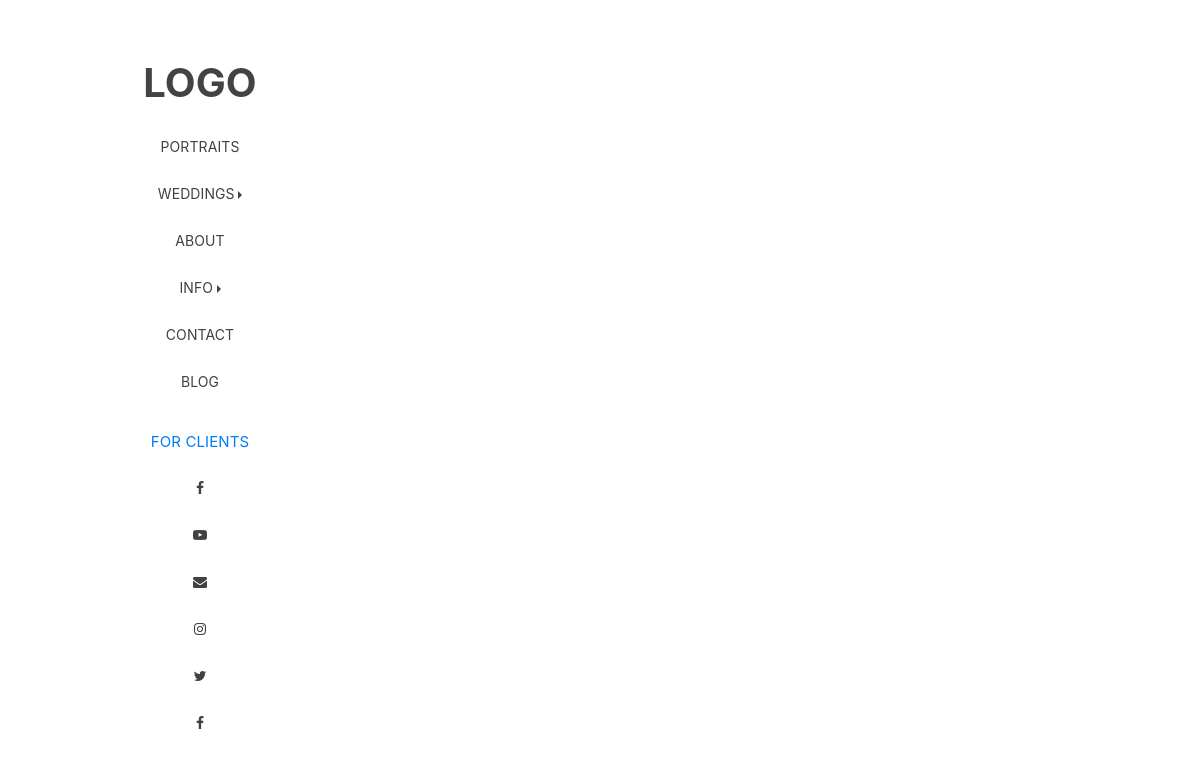
The page /wedding-photograpy/engagements/ on the database as committed earlier.
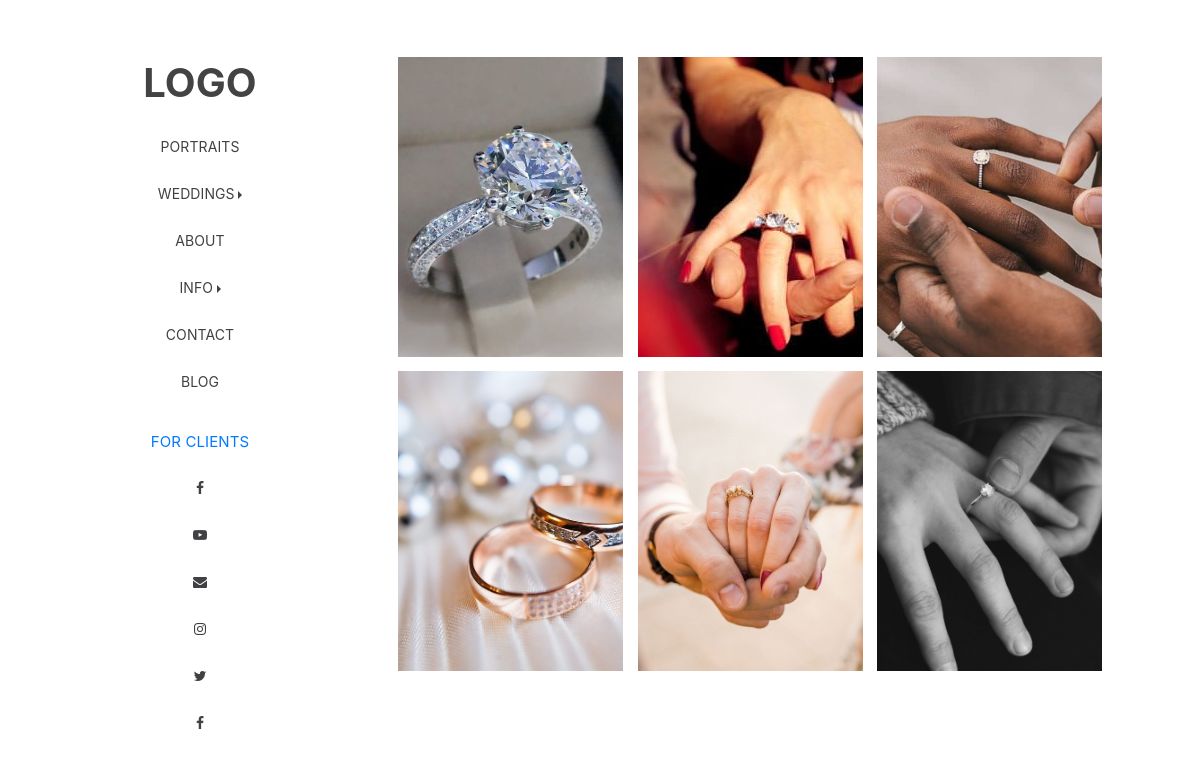
The same page on the database as committed later.
### Wedding/models.py (models this page shows)
class Engagement(models.Model):
    image = models.ImageField(upload_to="Wedding/Engagement")

### Wedding/views.py (the view)
# urls.py: path('wedding-photograpy/engagements/', views.Engagements, name="engagement"),
def Engagements(request):
    eg = Engagement.objects.all()
    return render(request, 'Wedding/engagements.html', {'eg': eg})

### Wedding/templates/Wedding/engagements.html
{% extends 'Gallery/base.html' %}
{% load static %}
{% block content %}
    <div class="content-container cn">
	{% for e in eg %}
		<div class="col-md-3 cl photo">
			<a href="{% url 'photo' %}"><img class="p_img" src="{{ e.image.url }}"></a>
		</div>
	{% endfor %}
	</div>
{% endblock %}

Rows that differ between the two databases and show on the page:
added Engagement: image (picture)
added Engagement: image (picture)
added Engagement: image (picture)
added Engagement: image (picture)
added Engagement: image (picture)
added Engagement: image (picture)
